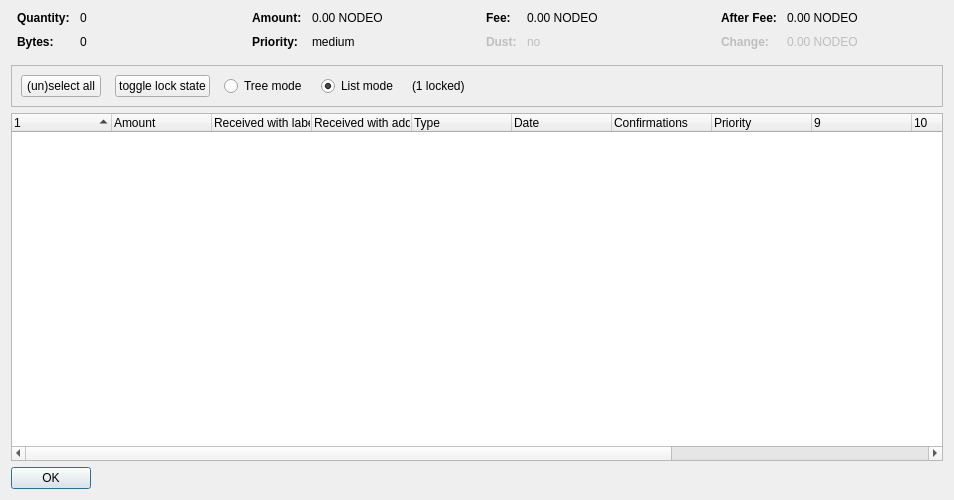
<?xml version="1.0" encoding="UTF-8"?>
<ui version="4.0">
 <class>CoinControlDialog</class>
 <widget class="QDialog" name="CoinControlDialog">
  <property name="geometry">
   <rect>
    <x>0</x>
    <y>0</y>
    <width>954</width>
    <height>500</height>
   </rect>
  </property>
  <property name="windowTitle">
   <string>Coin Selection</string>
  </property>
  <layout class="QVBoxLayout" name="verticalLayout">
   <item>
    <layout class="QHBoxLayout" name="horizontalLayoutTop" stretch="0,0,0,0">
     <property name="topMargin">
      <number>0</number>
     </property>
     <property name="bottomMargin">
      <number>10</number>
     </property>
     <item>
      <layout class="QFormLayout" name="formLayoutCoinControl1">
       <property name="horizontalSpacing">
        <number>10</number>
       </property>
       <property name="verticalSpacing">
        <number>10</number>
       </property>
       <property name="leftMargin">
        <number>6</number>
       </property>
       <property name="rightMargin">
        <number>6</number>
       </property>
       <item row="0" column="0">
        <widget class="QLabel" name="labelCoinControlQuantityText">
         <property name="font">
          <font>
           <weight>75</weight>
           <bold>true</bold>
          </font>
         </property>
         <property name="text">
          <string>Quantity:</string>
         </property>
        </widget>
       </item>
       <item row="0" column="1">
        <widget class="QLabel" name="labelCoinControlQuantity">
         <property name="cursor">
          <cursorShape>IBeamCursor</cursorShape>
         </property>
         <property name="contextMenuPolicy">
          <enum>Qt::ActionsContextMenu</enum>
         </property>
         <property name="text">
          <string notr="true">0</string>
         </property>
         <property name="textInteractionFlags">
          <set>Qt::LinksAccessibleByMouse|Qt::TextSelectableByKeyboard|Qt::TextSelectableByMouse</set>
         </property>
        </widget>
       </item>
       <item row="1" column="0">
        <widget class="QLabel" name="labelCoinControlBytesText">
         <property name="font">
          <font>
           <weight>75</weight>
           <bold>true</bold>
          </font>
         </property>
         <property name="text">
          <string>Bytes:</string>
         </property>
        </widget>
       </item>
       <item row="1" column="1">
        <widget class="QLabel" name="labelCoinControlBytes">
         <property name="cursor">
          <cursorShape>IBeamCursor</cursorShape>
         </property>
         <property name="contextMenuPolicy">
          <enum>Qt::ActionsContextMenu</enum>
         </property>
         <property name="text">
          <string notr="true">0</string>
         </property>
         <property name="textInteractionFlags">
          <set>Qt::LinksAccessibleByMouse|Qt::TextSelectableByKeyboard|Qt::TextSelectableByMouse</set>
         </property>
        </widget>
       </item>
      </layout>
     </item>
     <item>
      <layout class="QFormLayout" name="formLayoutCoinControl2">
       <property name="horizontalSpacing">
        <number>10</number>
       </property>
       <property name="verticalSpacing">
        <number>10</number>
       </property>
       <property name="leftMargin">
        <number>6</number>
       </property>
       <property name="rightMargin">
        <number>6</number>
       </property>
       <item row="0" column="0">
        <widget class="QLabel" name="labelCoinControlAmountText">
         <property name="font">
          <font>
           <weight>75</weight>
           <bold>true</bold>
          </font>
         </property>
         <property name="text">
          <string>Amount:</string>
         </property>
        </widget>
       </item>
       <item row="0" column="1">
        <widget class="QLabel" name="labelCoinControlAmount">
         <property name="cursor">
          <cursorShape>IBeamCursor</cursorShape>
         </property>
         <property name="contextMenuPolicy">
          <enum>Qt::ActionsContextMenu</enum>
         </property>
         <property name="text">
          <string notr="true">0.00 NODEO</string>
         </property>
         <property name="textInteractionFlags">
          <set>Qt::LinksAccessibleByMouse|Qt::TextSelectableByKeyboard|Qt::TextSelectableByMouse</set>
         </property>
        </widget>
       </item>
       <item row="1" column="0">
        <widget class="QLabel" name="labelCoinControlPriorityText">
         <property name="font">
          <font>
           <weight>75</weight>
           <bold>true</bold>
          </font>
         </property>
         <property name="text">
          <string>Priority:</string>
         </property>
        </widget>
       </item>
       <item row="1" column="1">
        <widget class="QLabel" name="labelCoinControlPriority">
         <property name="cursor">
          <cursorShape>IBeamCursor</cursorShape>
         </property>
         <property name="contextMenuPolicy">
          <enum>Qt::ActionsContextMenu</enum>
         </property>
         <property name="text">
          <string>medium</string>
         </property>
         <property name="textInteractionFlags">
          <set>Qt::LinksAccessibleByMouse|Qt::TextSelectableByKeyboard|Qt::TextSelectableByMouse</set>
         </property>
        </widget>
       </item>
      </layout>
     </item>
     <item>
      <layout class="QFormLayout" name="formLayoutCoinControl3">
       <property name="horizontalSpacing">
        <number>10</number>
       </property>
       <property name="verticalSpacing">
        <number>10</number>
       </property>
       <property name="leftMargin">
        <number>6</number>
       </property>
       <property name="rightMargin">
        <number>6</number>
       </property>
       <item row="0" column="0">
        <widget class="QLabel" name="labelCoinControlFeeText">
         <property name="font">
          <font>
           <weight>75</weight>
           <bold>true</bold>
          </font>
         </property>
         <property name="text">
          <string>Fee:</string>
         </property>
        </widget>
       </item>
       <item row="0" column="1">
        <widget class="QLabel" name="labelCoinControlFee">
         <property name="cursor">
          <cursorShape>IBeamCursor</cursorShape>
         </property>
         <property name="contextMenuPolicy">
          <enum>Qt::ActionsContextMenu</enum>
         </property>
         <property name="text">
          <string notr="true">0.00 NODEO</string>
         </property>
         <property name="textInteractionFlags">
          <set>Qt::LinksAccessibleByMouse|Qt::TextSelectableByKeyboard|Qt::TextSelectableByMouse</set>
         </property>
        </widget>
       </item>
       <item row="1" column="0">
        <widget class="QLabel" name="labelCoinControlLowOutputText">
         <property name="enabled">
          <bool>false</bool>
         </property>
         <property name="font">
          <font>
           <weight>75</weight>
           <bold>true</bold>
          </font>
         </property>
         <property name="text">
          <string>Dust:</string>
         </property>
        </widget>
       </item>
       <item row="1" column="1">
        <widget class="QLabel" name="labelCoinControlLowOutput">
         <property name="enabled">
          <bool>false</bool>
         </property>
         <property name="cursor">
          <cursorShape>IBeamCursor</cursorShape>
         </property>
         <property name="contextMenuPolicy">
          <enum>Qt::ActionsContextMenu</enum>
         </property>
         <property name="text">
          <string>no</string>
         </property>
         <property name="textInteractionFlags">
          <set>Qt::LinksAccessibleByMouse|Qt::TextSelectableByKeyboard|Qt::TextSelectableByMouse</set>
         </property>
        </widget>
       </item>
      </layout>
     </item>
     <item>
      <layout class="QFormLayout" name="formLayoutCoinControl4">
       <property name="horizontalSpacing">
        <number>10</number>
       </property>
       <property name="verticalSpacing">
        <number>10</number>
       </property>
       <property name="leftMargin">
        <number>6</number>
       </property>
       <property name="rightMargin">
        <number>6</number>
       </property>
       <item row="0" column="0">
        <widget class="QLabel" name="labelCoinControlAfterFeeText">
         <property name="font">
          <font>
           <weight>75</weight>
           <bold>true</bold>
          </font>
         </property>
         <property name="text">
          <string>After Fee:</string>
         </property>
        </widget>
       </item>
       <item row="0" column="1">
        <widget class="QLabel" name="labelCoinControlAfterFee">
         <property name="cursor">
          <cursorShape>IBeamCursor</cursorShape>
         </property>
         <property name="contextMenuPolicy">
          <enum>Qt::ActionsContextMenu</enum>
         </property>
         <property name="text">
          <string notr="true">0.00 NODEO</string>
         </property>
         <property name="textInteractionFlags">
          <set>Qt::LinksAccessibleByMouse|Qt::TextSelectableByKeyboard|Qt::TextSelectableByMouse</set>
         </property>
        </widget>
       </item>
       <item row="1" column="0">
        <widget class="QLabel" name="labelCoinControlChangeText">
         <property name="enabled">
          <bool>false</bool>
         </property>
         <property name="font">
          <font>
           <weight>75</weight>
           <bold>true</bold>
          </font>
         </property>
         <property name="text">
          <string>Change:</string>
         </property>
        </widget>
       </item>
       <item row="1" column="1">
        <widget class="QLabel" name="labelCoinControlChange">
         <property name="enabled">
          <bool>false</bool>
         </property>
         <property name="cursor">
          <cursorShape>IBeamCursor</cursorShape>
         </property>
         <property name="contextMenuPolicy">
          <enum>Qt::ActionsContextMenu</enum>
         </property>
         <property name="text">
          <string notr="true">0.00 NODEO</string>
         </property>
         <property name="textInteractionFlags">
          <set>Qt::LinksAccessibleByMouse|Qt::TextSelectableByKeyboard|Qt::TextSelectableByMouse</set>
         </property>
        </widget>
       </item>
      </layout>
     </item>
    </layout>
   </item>
   <item>
    <widget class="QFrame" name="frame">
     <property name="minimumSize">
      <size>
       <width>0</width>
       <height>40</height>
      </size>
     </property>
     <property name="frameShape">
      <enum>QFrame::StyledPanel</enum>
     </property>
     <property name="frameShadow">
      <enum>QFrame::Sunken</enum>
     </property>
     <layout class="QHBoxLayout" name="horizontalLayout">
      <item>
       <layout class="QHBoxLayout" name="horizontalLayoutPanel" stretch="0,0,0,0,0,0">
        <property name="spacing">
         <number>14</number>
        </property>
        <item>
         <widget class="QPushButton" name="pushButtonSelectAll">
          <property name="sizePolicy">
           <sizepolicy hsizetype="Maximum" vsizetype="Fixed">
            <horstretch>0</horstretch>
            <verstretch>0</verstretch>
           </sizepolicy>
          </property>
          <property name="text">
           <string>(un)select all</string>
          </property>
          <property name="autoDefault">
           <bool>false</bool>
          </property>
         </widget>
        </item>
        <item>
         <widget class="QPushButton" name="pushButtonToggleLock">
          <property name="sizePolicy">
           <sizepolicy hsizetype="Maximum" vsizetype="Fixed">
            <horstretch>0</horstretch>
            <verstretch>0</verstretch>
           </sizepolicy>
          </property>
          <property name="text">
           <string>toggle lock state</string>
          </property>
          <property name="autoDefault">
           <bool>false</bool>
          </property>
         </widget>
        </item>
        <item>
         <widget class="QRadioButton" name="radioTreeMode">
          <property name="sizePolicy">
           <sizepolicy hsizetype="Maximum" vsizetype="Fixed">
            <horstretch>0</horstretch>
            <verstretch>0</verstretch>
           </sizepolicy>
          </property>
          <property name="text">
           <string>Tree mode</string>
          </property>
         </widget>
        </item>
        <item>
         <widget class="QRadioButton" name="radioListMode">
          <property name="sizePolicy">
           <sizepolicy hsizetype="Maximum" vsizetype="Fixed">
            <horstretch>0</horstretch>
            <verstretch>0</verstretch>
           </sizepolicy>
          </property>
          <property name="text">
           <string>List mode</string>
          </property>
          <property name="checked">
           <bool>true</bool>
          </property>
         </widget>
        </item>
        <item>
         <widget class="QLabel" name="labelLocked">
          <property name="text">
           <string>(1 locked)</string>
          </property>
         </widget>
        </item>
        <item>
         <spacer name="horizontalSpacer">
          <property name="orientation">
           <enum>Qt::Horizontal</enum>
          </property>
          <property name="sizeHint" stdset="0">
           <size>
            <width>40</width>
            <height>20</height>
           </size>
          </property>
         </spacer>
        </item>
       </layout>
      </item>
     </layout>
    </widget>
   </item>
   <item>
    <widget class="CoinControlTreeWidget" name="treeWidget">
     <property name="contextMenuPolicy">
      <enum>Qt::CustomContextMenu</enum>
     </property>
     <property name="sortingEnabled">
      <bool>false</bool>
     </property>
     <property name="columnCount">
      <number>13</number>
     </property>
     <attribute name="headerShowSortIndicator" stdset="0">
      <bool>true</bool>
     </attribute>
     <attribute name="headerStretchLastSection">
      <bool>false</bool>
     </attribute>
     <column>
      <property name="text">
       <string/>
      </property>
     </column>
     <column>
      <property name="text">
       <string>Amount</string>
      </property>
     </column>
     <column>
      <property name="text">
       <string>Received with label</string>
      </property>
     </column>
     <column>
      <property name="text">
       <string>Received with address</string>
      </property>
     </column>
     <column>
      <property name="text">
	<string>Type</string>
      </property>
     </column>
     <column>
      <property name="text">	 
       <string>Date</string>
      </property>
     </column>
     <column>
      <property name="text">
       <string>Confirmations</string>
      </property>
      <property name="toolTip">
       <string>Confirmed</string>
      </property>
     </column>
     <column>
      <property name="text">
       <string>Priority</string>
      </property>
     </column>
     <column>
      <property name="text">
       <string/>
      </property>
     </column>
     <column>
      <property name="text">
       <string/>
      </property>
     </column>
     <column>
      <property name="text">
       <string/>
      </property>
     </column>
     <column>
      <property name="text">
       <string/>
      </property>
     </column>
     <column>
      <property name="text">
       <string/>
      </property>
     </column>
    </widget>
   </item>
   <item>
    <widget class="QDialogButtonBox" name="buttonBox">
     <property name="sizePolicy">
      <sizepolicy hsizetype="Maximum" vsizetype="Fixed">
       <horstretch>0</horstretch>
       <verstretch>0</verstretch>
      </sizepolicy>
     </property>
     <property name="orientation">
      <enum>Qt::Horizontal</enum>
     </property>
     <property name="standardButtons">
      <set>QDialogButtonBox::Ok</set>
     </property>
    </widget>
   </item>
  </layout>
 </widget>
 <customwidgets>
  <customwidget>
   <class>CoinControlTreeWidget</class>
   <extends>QTreeWidget</extends>
   <header>coincontroltreewidget.h</header>
  </customwidget>
 </customwidgets>
 <resources/>
 <connections/>
</ui>
